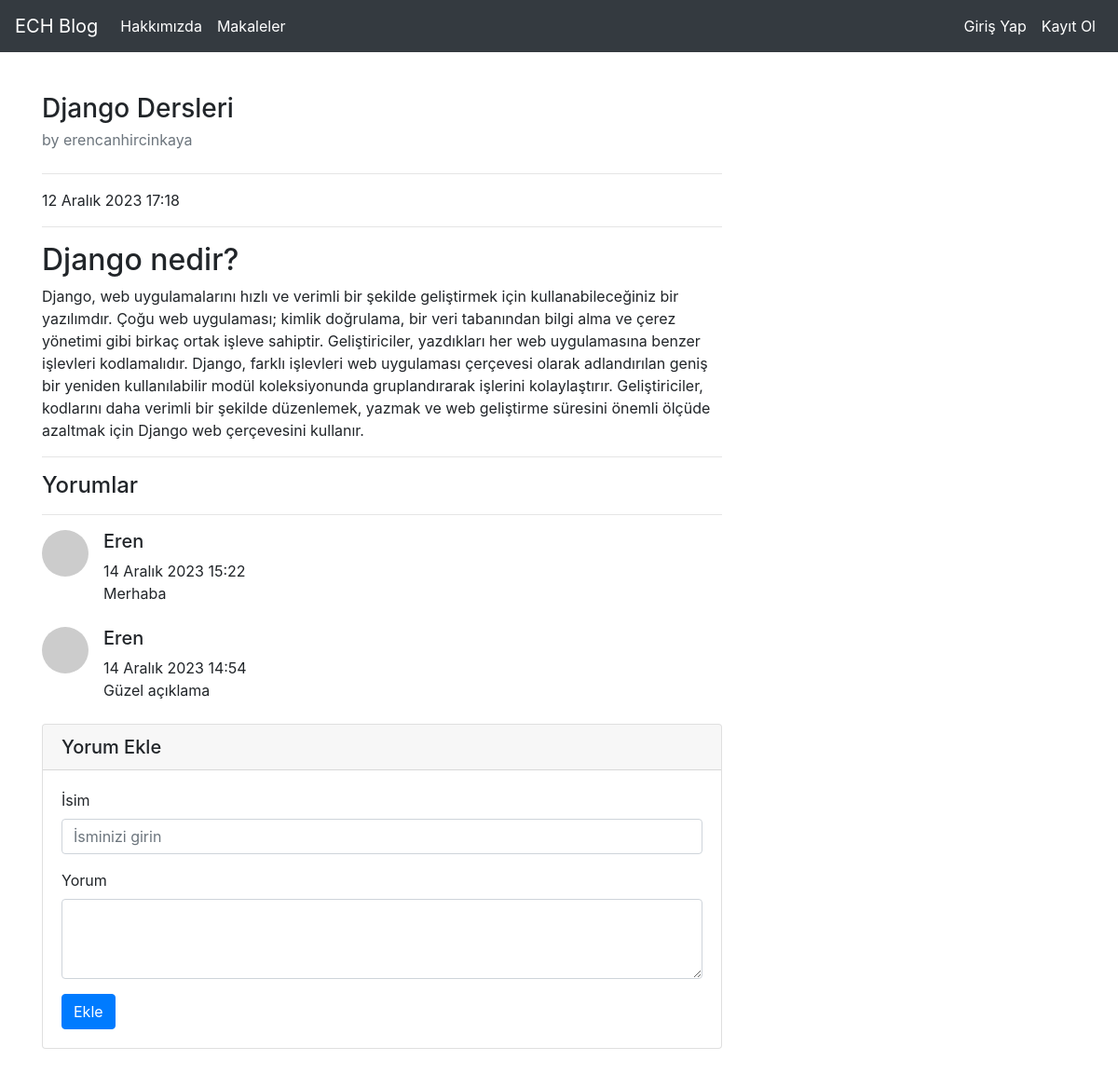
Page /articles/article/11 on the committed database.
### article/models.py (models this page shows, shortened)
class Article(models.Model):
    author = models.ForeignKey("auth.User",on_delete = models.CASCADE, verbose_name = "Yazar")
    title = models.CharField(max_length = 50, verbose_name = "Başlık")
    content = RichTextField()
    created_date = models.DateTimeField(auto_now_add = True, verbose_name = "Oluşturulma Tarihi")
    article_image = models.FileField(blank = True,null = True,verbose_name = "Makaleye Fotoğraf Ekleyin")
    class Meta:
        ordering = ["-created_date"]

class Comment(models.Model):
    article = models.ForeignKey(Article,on_delete = models.CASCADE,verbose_name = "Makale",related_name = "comments")
    comment_author = models.CharField(max_length = 50,verbose_name = "İsim")
    comment_content = models.CharField(max_length = 200, verbose_name = "Yorum")
    comment_date = models.DateTimeField(auto_now_add = True)
    class Meta:
        ordering = ["-comment_date"]

### article/views.py (the view)
# urls.py: path("article/<int:id>",views.detail, name = "detail"),
def detail(request,id):
    article = get_object_or_404(Article,id = id)
    comments = article.comments.all()
    return render(request,"detail.html",{"article":article,"comments":comments})

### templates/detail.html (shortened to what this page needs)
{% extends "layout.html" %}
{% block body %}
<div class="row">
    <div class="col-lg-8">
        <article>
            <header class="mb-4">
                <h3 class="fw-bolder mb-1">{{article.title}}</h3>
                <div class="text-muted fst-italic mb-2">by {{article.author}}</div>
            </header>
            <hr>
            <p>{{article.created_date}}</p>
            <hr>
            <p class="lead">
                {{article.content|safe}}
            </p>
            <hr>
            <h4>Yorumlar</h4>
            <hr>
            {% if comments %}
            {% for comment in comments  %}
            <div class="media mb-4">
                <img class="d-flex mr-3 rounded-circle" src="http://placehold.it/50x50" alt="">
                <div class="media-body">
                <h5 class="mt-0">{{comment.comment_author}}</h5>
                {{comment.comment_date}} <br>
                {{comment.comment_content}}
                </div>
            </div>
            {% endfor %}
            {% else %}
            <div class="alert alert-danger">Bu makaleye herhangi bir yorum yazılmamış, ilk yorum yapan siz olun!</div>
            {% endif %}
        </article>
        <div class="card my-4">
            <h5 class="card-header">Yorum Ekle</h5>
            <div class="card-body">
              <form method="post" action="{% url 'article:comment' article.id %}">
                <div class="form-group">
                    <label for="formGroupExampleInput">İsim</label>
                    <input name="comment_author" type="text" class="form-control" id="formGroupExampleInput" placeholder="İsminizi girin">
                </div>
                <div class="form-group">
                    <label for="formGroupExampleInput">Yorum</label>
                  <textarea name="comment_content" class="form-control" rows="3"></textarea>
                </div>
                <button type="submit" class="btn btn-primary">Ekle</button>
              </form>
            </div>
          </div>
</div>
{% endblock body %}

### rows in the picture
Article: title "Django Dersleri", author "erencanhircinkaya", created_date "12 Aralık 2023 17:18", content "Django nedir? Django, web uygulamalarını hızlı ve verimli bir şekilde geliştirmek için kullanabileceğiniz bir yazılımdır. Çoğu web uygulaması; kimlik doğrulama, bir veri tabanından bilgi alma ve çerez yönetimi gibi birkaç ortak işleve sahiptir. Geliştiriciler, yazdıkları her web uygulamasına benzer işlevleri kodlamalıdır. Django, farklı işlevleri web uygulaması çerçevesi olarak adlandırılan geniş bir yeniden kullanılabilir modül koleksiyonunda gruplandırarak işlerini kolaylaştırır. Geliştiriciler, kodlarını daha verimli bir şekilde düzenlemek, yazmak ve web geliştirme süresini önemli ölçüde azaltmak için Django web çerçevesini kullanır."
Comment: comment_author "Eren", comment_date "14 Aralık 2023 15:22", comment_content "Merhaba"
Comment: comment_author "Eren", comment_date "14 Aralık 2023 14:54", comment_content "Güzel açıklama"
